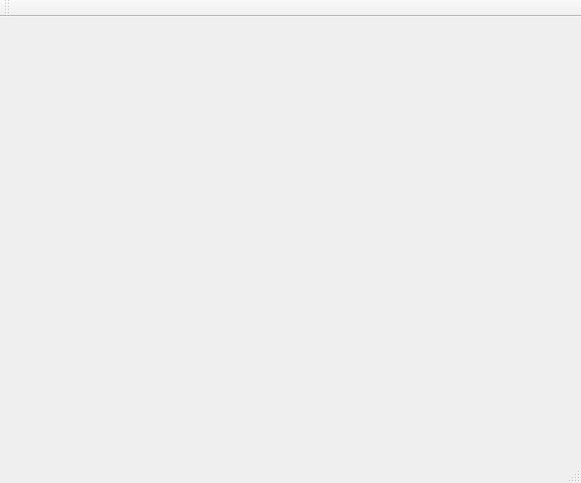
<?xml version="1.0" encoding="UTF-8"?>
<ui version="4.0">
 <class>MainWindow</class>
 <widget class="QMainWindow" name="MainWindow">
  <property name="geometry">
   <rect>
    <x>0</x>
    <y>0</y>
    <width>581</width>
    <height>483</height>
   </rect>
  </property>
  <property name="acceptDrops">
   <bool>true</bool>
  </property>
  <property name="windowTitle">
   <string/>
  </property>
  <widget class="QWidget" name="centralWidget">
   <property name="sizePolicy">
    <sizepolicy hsizetype="Expanding" vsizetype="Expanding">
     <horstretch>0</horstretch>
     <verstretch>0</verstretch>
    </sizepolicy>
   </property>
   <layout class="QHBoxLayout" name="horizontalLayout_2">
    <item>
     <layout class="QHBoxLayout" name="hlayout"/>
    </item>
   </layout>
  </widget>
  <widget class="QMenuBar" name="menuBar">
   <property name="geometry">
    <rect>
     <x>0</x>
     <y>0</y>
     <width>581</width>
     <height>26</height>
    </rect>
   </property>
  </widget>
  <widget class="QToolBar" name="mainToolBar">
   <attribute name="toolBarArea">
    <enum>TopToolBarArea</enum>
   </attribute>
   <attribute name="toolBarBreak">
    <bool>false</bool>
   </attribute>
  </widget>
  <widget class="QStatusBar" name="statusBar"/>
 </widget>
 <layoutdefault spacing="6" margin="11"/>
 <resources/>
 <connections/>
</ui>
